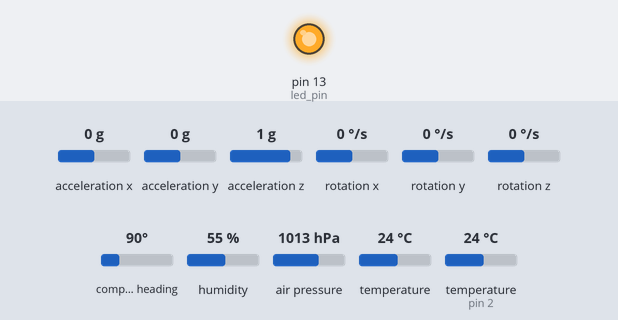
Bench run of a sketch on a simulated Arduino Uno, built with avr-gcc and run on an emulated ATmega328P. Shown: output pins drawn as LEDs (lit = HIGH). The test bench sets the inputs (shaded band); at power-on: acceleration x 0 g, acceleration y 0 g, acceleration z 1 g, rotation x 0 °/s, rotation y 0 °/s, rotation z 0 °/s, compass heading 90°, humidity 55 %, air pressure 1013 hPa, temperature 24 °C, temperature (sensor on pin 2) 24 °C. No radio packets arrive unless stated.

Above: at 0.05 s.
Timing chart, 0 to 3.0 s (numbered marks = the images above):
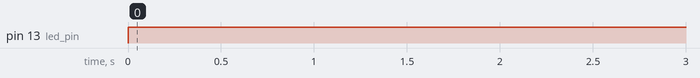

Measured:
- by itself, pin 13 (led_pin): LOW → HIGH at 0.00 s

The sketch:

TX1.ino
```cpp
#include <VirtualWire.h>                            //Library for the Radios
#include "DHT.h"                                    //Library for the DHT11 Sensor
#include <Adafruit_BMP085.h>
#include <Adafruit_MPU6050.h>
#include <MechaQMC5883.h>
#include <TinyGPS++.h>
#include <SoftwareSerial.h>
//-----------------------------------------------------------------------------------------------------
//                                               DEFINES
//-----------------------------------------------------------------------------------------------------

#define DHTPIN  2                                //DHT Output on D4
#define DHTTYPE DHT11                               //DHT Type (11,21,22)

//-----------------------------------------------------------------------------------------------------
//                                              VARIABLES
//-----------------------------------------------------------------------------------------------------
const int led_pin = 13;                             //LED on D13
const int transmit_pin = 12;
static const int RXPin = 3, TXPin = 4;// Here we make pin 4 as RX of arduino & pin 3 as TX of arduino
static const uint32_t GPSBaud = 9600;                       //Radio input on D12
//-----------------------------------------------------------------------------------------------------
//                                           DATA STRUCTURES
//-----------------------------------------------------------------------------------------------------

// If you are not familiar with Data Structures visit this link http://www.cplusplus.com/doc/tutorial/structures/

struct package                                      //Struct Type Name
{
  float temperature ;                               //Struct Member
  float humidity ;
  float pressure;
  float altitude;                                 //Struct Member
  float accex;
  float accey;
  float accez;
  float gyrx;
  float gyry;
  float gyrz;
  int x, y, z;
  int azimuth;
  int heading;
  double lat;
  double lon;
};


typedef struct package Package;                     //Define name of
Package data;                                       //Object name

//-----------------------------------------------------------------------------------------------------
//                                            LIBRARY CALLS
//-----------------------------------------------------------------------------------------------------
DHT dht(DHTPIN, DHTTYPE);                           //Create instance of DHT called dht
Adafruit_BMP085 bmp;
Adafruit_MPU6050 mpu;
MechaQMC5883 qmc;
TinyGPSPlus gps;
SoftwareSerial ss(RXPin, TXPin);

//-----------------------------------------------------------------------------------------------------
//                                                SETUP
//-----------------------------------------------------------------------------------------------------
void setup()
{

    vw_set_tx_pin(transmit_pin);                    //initialize radio on D12
    vw_set_ptt_inverted(true);                      // Required for DR3100
    vw_setup(10000);                                  // Bits per sec
    pinMode(led_pin, OUTPUT);                       //set LED for output
     // set accelerometer range to +-8G
    mpu.setAccelerometerRange(MPU6050_RANGE_8_G);

  // set gyro range to +- 500 deg/s
    mpu.setGyroRange(MPU6050_RANGE_500_DEG);

  // set filter bandwidth to 21 Hz
    mpu.setFilterBandwidth(MPU6050_BAND_21_HZ);
    Serial.begin(9600);
    ss.begin(GPSBaud);
}

//-----------------------------------------------------------------------------------------------------
//                                              MAIN LOOP
//-----------------------------------------------------------------------------------------------------

void loop()
{
  float altitude;
  float pressure;
  digitalWrite(led_pin, HIGH);                      // Flash a light to show transmitting
  readSensor();                                     //Call readSensor function
  vw_send((uint8_t *)&data, sizeof(data));          //send data (struct array)
  vw_wait_tx();                                     // Wait until the whole message is gone
  digitalWrite(led_pin, LOW);                       //LED off
  delay(1);                                      //wait 2 seconds
  altitude = bmp.readAltitude();
  pressure = bmp.readPressure();
  // For GPS Comment off this code.
  //while (ss.available() > 0)
   // if (gps.encode(ss.read()))
     // displayInfo();

 // if (millis() > 5000 && gps.charsProcessed() < 10)
  //{
   // Serial.println(F("No GPS detected: check wiring."));
    //while(true);
  //}

}

//void displayInfo()
//{
  //Serial.print(F("Location: "));
  //if (gps.location.isValid())
  //{
    //data.lat = gps.location.lat();
    //data.lon = gps.location.lng();

  //}
  //else
  //{
    //Serial.print(F("INVALID"));
  //}
  //Serial.println();
//}
//-----------------------------------------------------------------------------------------------------
//                                              FUNCTIONS
//-----------------------------------------------------------------------------------------------------
void readSensor()                                   //readSensor function
{
  qmc.init();
  int x, y, z;
  int azimuth;
  sensors_event_t a, g, temp;
  mpu.getEvent(&a, &g, &temp);
  qmc.read(&x, &y, &z, &azimuth);
  int heading=atan2(x, y)/0.0174532925;
 mpu.begin();
 bmp.begin();
 dht.begin();                                       //initialize dht
 ss.begin(GPSBaud);


 delay(1);                                       //wait 1 second
 data.humidity = dht.readHumidity();                //get humidity & store in Struct variable data.humidity
 data.temperature = dht.readTemperature();          //get temperature & store in Struct variable data.temperature
 data.altitude = bmp.readAltitude();
 data.pressure = bmp.readPressure();
 data.gyrx = a.gyro.x;
 data.gyry = a.gyro.y;
 data.gyrz = a.gyro.z;
 data.accex = a.acceleration.x;
 data.accey = a.acceleration.y;
 data.accez = a.acceleration.z;

 data.x = x;
 data.y = y;
 data.z = z;
 data.azimuth = azimuth;
 data.heading = heading;


}
```
